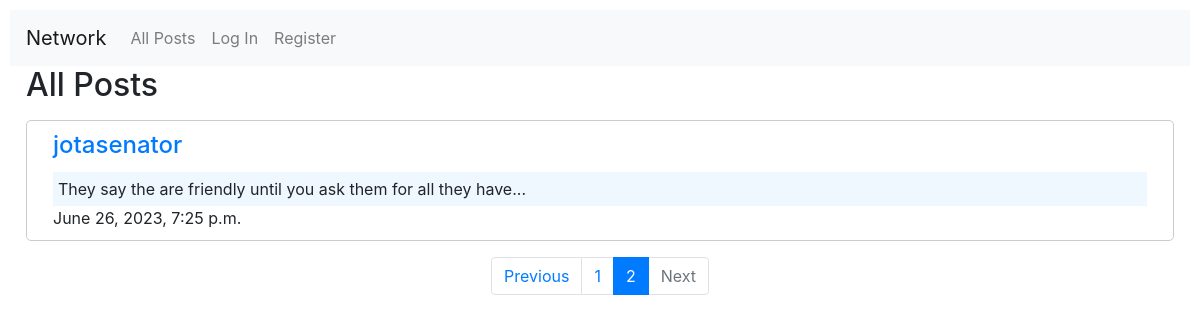
Screenshot of /?page=2 with the database file from the repository.
### network/models.py (models this page shows)
class Post(models.Model):
    user = models.ForeignKey(
        User, on_delete=models.CASCADE, default=None, related_name="post"
    )
    created_at = models.DateTimeField(default=timezone.now)
    text = models.TextField(default="")

class User(AbstractUser):
    pass

### network/views.py (the view)
# urls.py: path("", views.index, name="index"),
def index(request):
    allPosts = Post.objects.all().order_by("-created_at")
    paginator = Paginator(allPosts, 10)
    page_number = request.GET.get("page")
    page_obj = paginator.get_page(page_number)
    return render(request, "network/index.html", {"page_obj": page_obj})

### network/templates/network/index.html (shortened to what this page needs)
{% extends "network/layout.html" %}
{% block body %}
<h2 class="ml-3">All Posts</h2>
<div>
    {% for post in page_obj%}
    <div class="card-body new-post mt-3">
        <a class="user-link" href="{% url 'profile' post.user %}">
            <h4 class=" card-title ml-3">{{post.user}}</h4>
        </a>
        <p class="card-text ml-3 mr-3 text">{{post.text}}</p>
        <p class="card-text ml-3">{{post.created_at}}</p>
    </div>
    {% endfor %}
    {% include 'network/pagination.html' %}
</div>
{% endblock %}

### network/static/network/styles.css (style rules this page uses)
:root { --blue-main-color: #007bff; }
body { padding: 10px; }
.new-post { border: 1px solid #ccc; padding: 10px; margin: 0 1rem; border-radius: 5px; }
p { margin-bottom: 0; }
.card-text.text { background-color: aliceblue; padding: 5px 5px; }
.user-link { display: inline-block; text-decoration: none !important; }

### rows the page displays
Post: user "jotasenator", text "They say the are friendly until you ask them for all they have...", created_at "June 26, 2023, 7:25 p.m."

### other values shown
{{ i }} "1"
{{ i }} "2"
